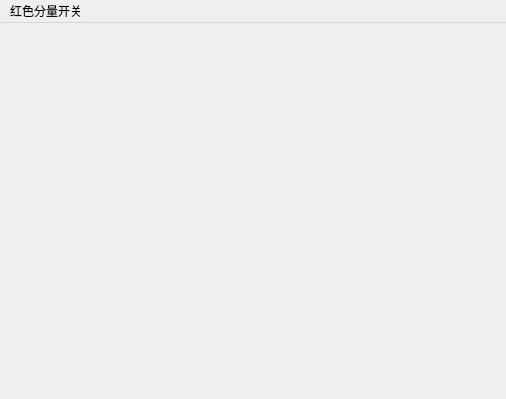
<?xml version="1.0" encoding="UTF-8"?>
<ui version="4.0">
 <class>MainWindow</class>
 <widget class="QMainWindow" name="MainWindow">
  <property name="enabled">
   <bool>true</bool>
  </property>
  <property name="geometry">
   <rect>
    <x>0</x>
    <y>0</y>
    <width>506</width>
    <height>399</height>
   </rect>
  </property>
  <property name="sizePolicy">
   <sizepolicy hsizetype="Preferred" vsizetype="Preferred">
    <horstretch>0</horstretch>
    <verstretch>0</verstretch>
   </sizepolicy>
  </property>
  <property name="windowTitle">
   <string>MainWindow</string>
  </property>
  <property name="layoutDirection">
   <enum>Qt::LeftToRight</enum>
  </property>
  <property name="iconSize">
   <size>
    <width>24</width>
    <height>24</height>
   </size>
  </property>
  <widget class="QWidget" name="centralwidget"/>
  <widget class="QMenuBar" name="menuBar">
   <property name="geometry">
    <rect>
     <x>0</x>
     <y>0</y>
     <width>506</width>
     <height>23</height>
    </rect>
   </property>
   <widget class="QMenu" name="menu">
    <property name="title">
     <string>红色分量开关</string>
    </property>
    <addaction name="Open_red"/>
    <addaction name="Close_red"/>
   </widget>
   <addaction name="menu"/>
  </widget>
  <action name="actionOpen">
   <property name="text">
    <string>Open</string>
   </property>
  </action>
  <action name="Open_red">
   <property name="text">
    <string>Open(&amp;O)</string>
   </property>
  </action>
  <action name="Close_red">
   <property name="text">
    <string>Close(&amp;C)</string>
   </property>
  </action>
 </widget>
 <resources/>
 <connections/>
</ui>
